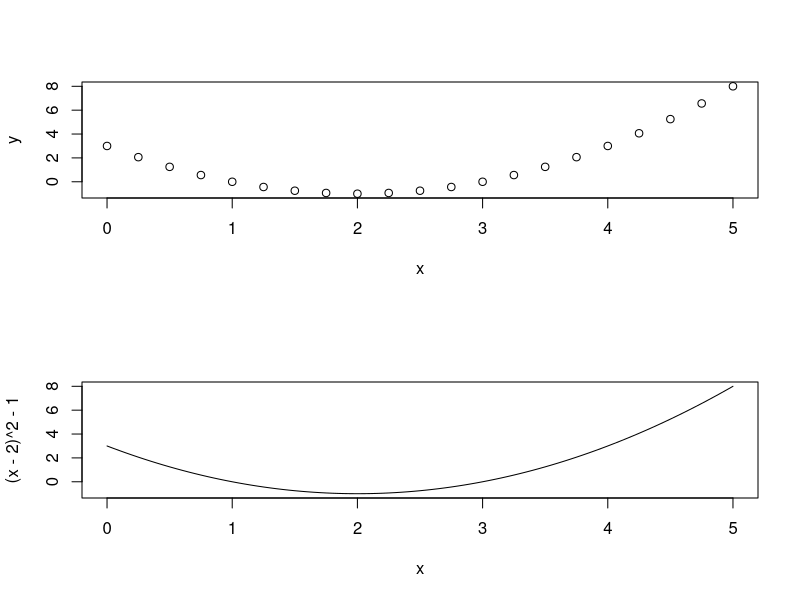
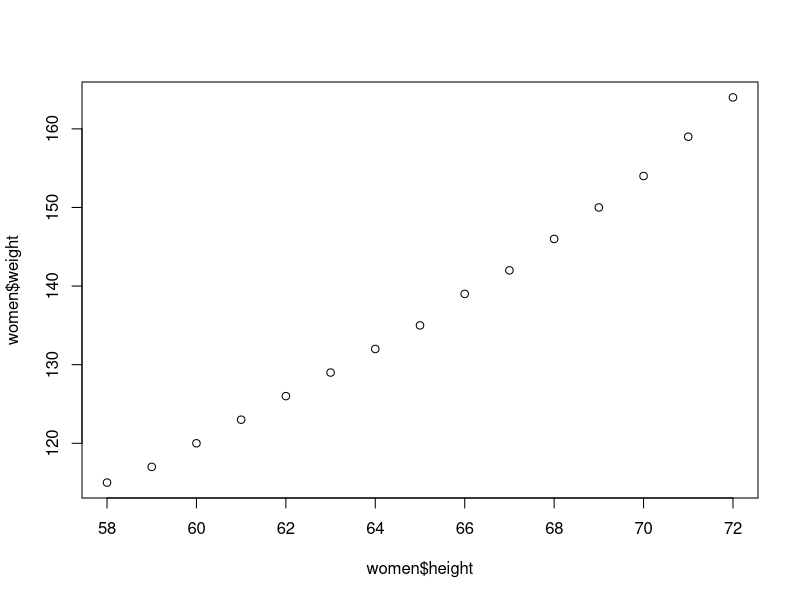
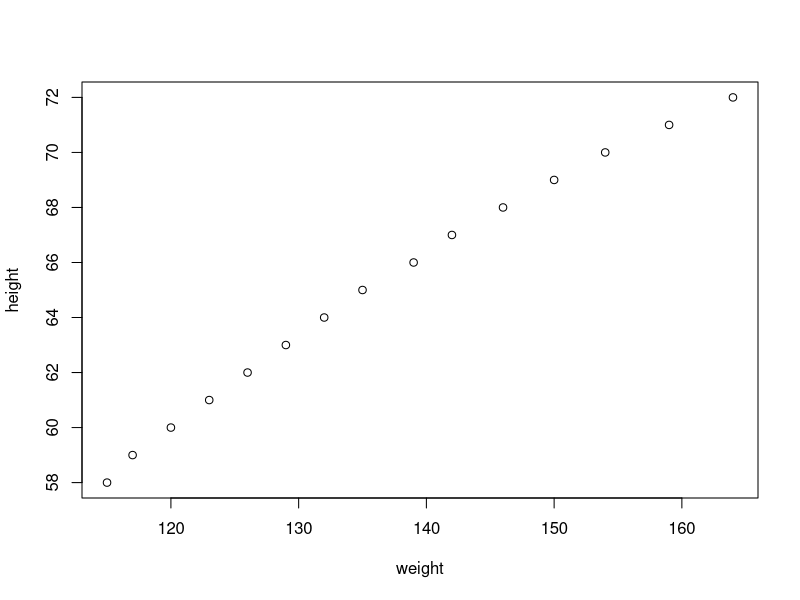
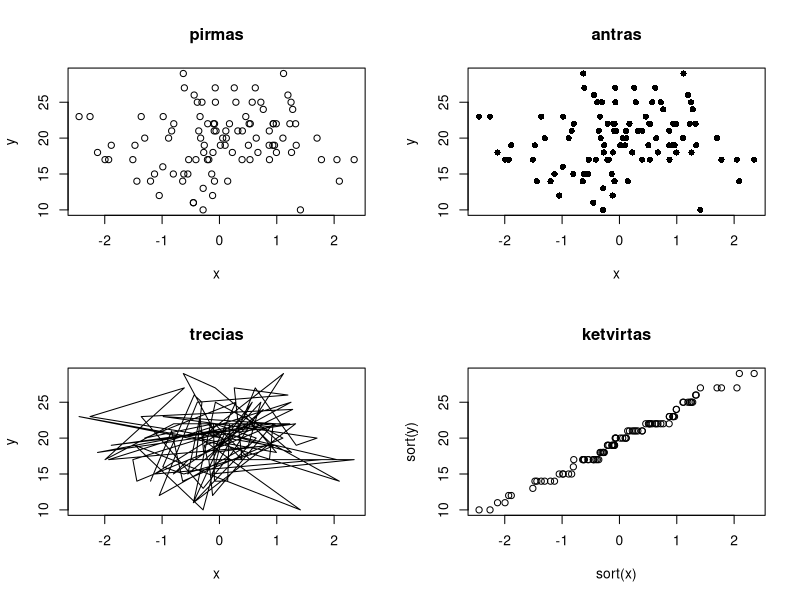
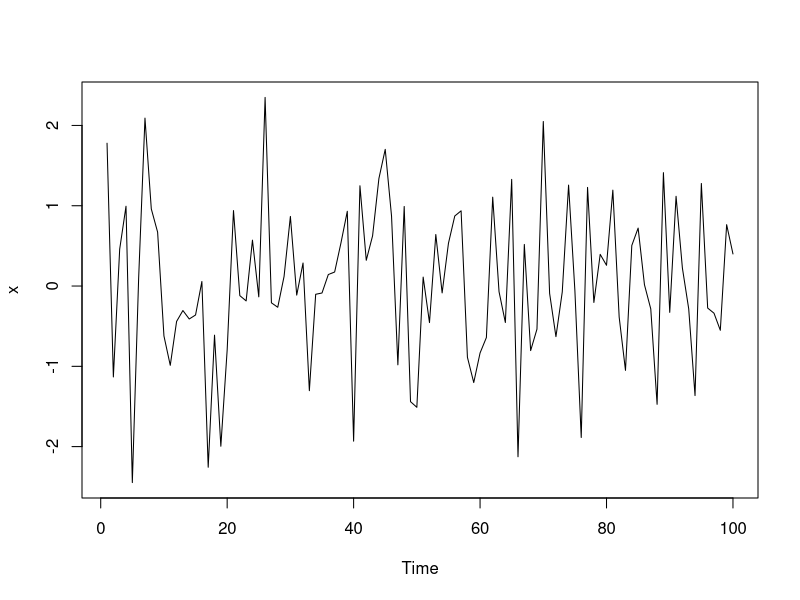

These charts were generated, in order, by the following R code:
## ---- chunk 1
knitr::opts_chunk$set(echo = TRUE)
## ---- chunk 2
x = seq(0, 5, by=0.25)
head(x)
y = (x-2)^2-1
par(mfrow=c(2,1))
plot(x, y)
curve((x-2)^2-1, from=0, to=5)
par(mfrow=c(1,1))
## ---- chunk 3
# help(women) # data file R
head(women)
str(women) # structure
plot(women$height, women$weight)
with(women, plot(weight, height))
summary(women)
nrow(women)
ncol(women)
dim(women)
women[2:5,2]
z = seq(2,4)
x = seq(6, 10)
y = seq(5, 1)
# zx = data.frame(z, x) # klaida
xy = data.frame(x,y)
xy
xz = list(a1=x, a2=z, a3=c(11,22))
xz
lapply(xz, max)
vapply(xz,max, 1) # rezultatas - vektorius, 1 - sio tipo vektoriaus komponentes
## ---- chunk 4
x <- rnorm(100)
y <- rpois(100, 20)
head(x)
par(mfrow=c(2,2))
plot(x, y, main="pirmas")
plot(x, y, pch=16, main="antras")
plot(x, y, type="l", main="trecias")
plot(sort(x), sort(y), main="ketvirtas")
par(mfrow=c(1,1))
ts.plot(x) # time series - laiko eilutes
## ---- chunk 5
# for
n = 100
sandauga = 1
suma = 0
for (i in 1:n)
{
sandauga = sandauga * i
suma = suma + i
}
sandauga
suma
# if
x = 6
if (x < 5) y = x^2 else y = -x^2
y
# while Fibonaci skaiciai mazesni uz 300
fib1 <- 1
fib2 = 1
fibonacci = c(fib1, fib2)
while (fib2 < 300)
{
fibonacci <- c(fibonacci,fib2)  
oldfib2 = fib2
fib2 = fib1+fib2
fib1 = oldfib2
}
fibonacci
